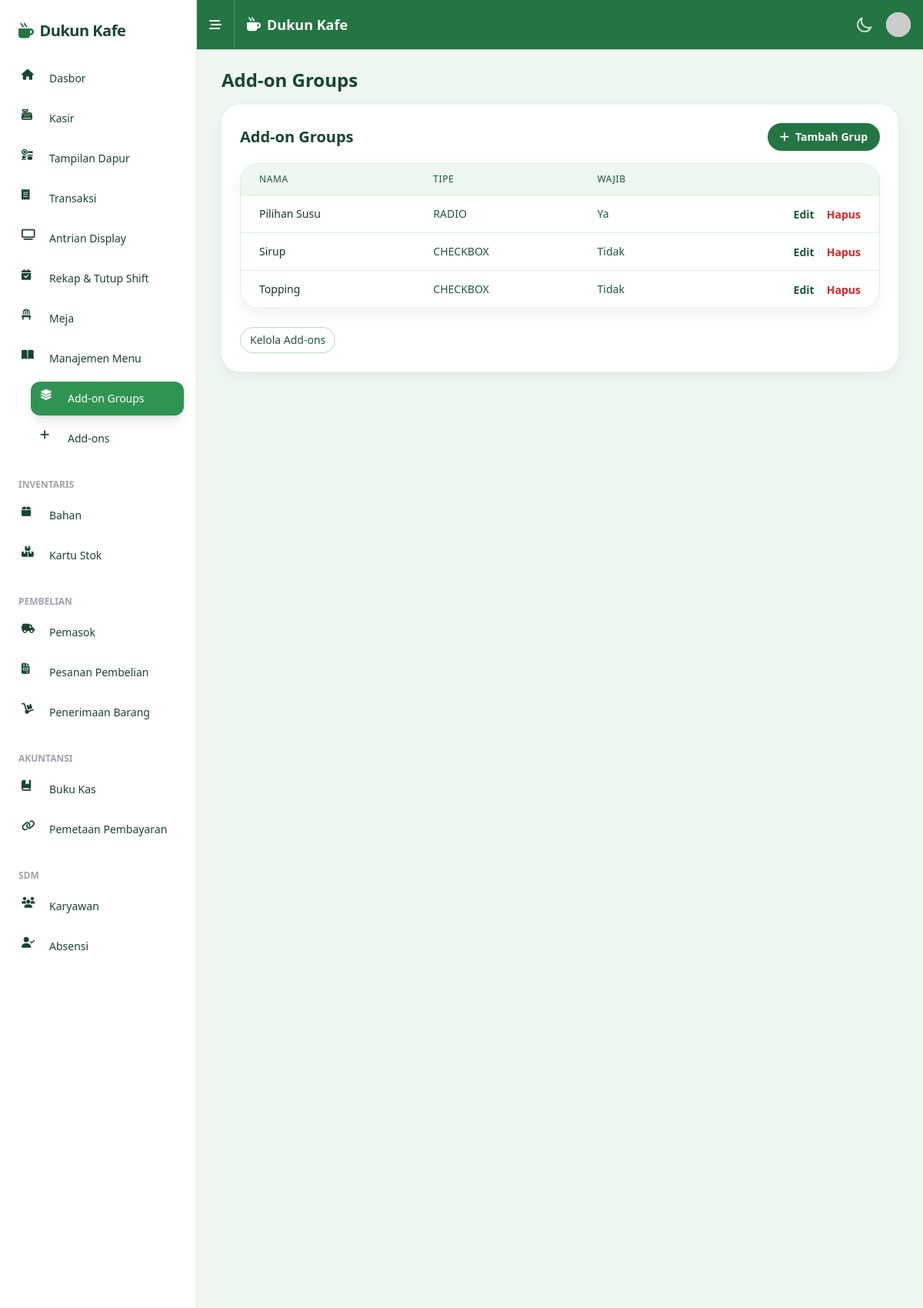
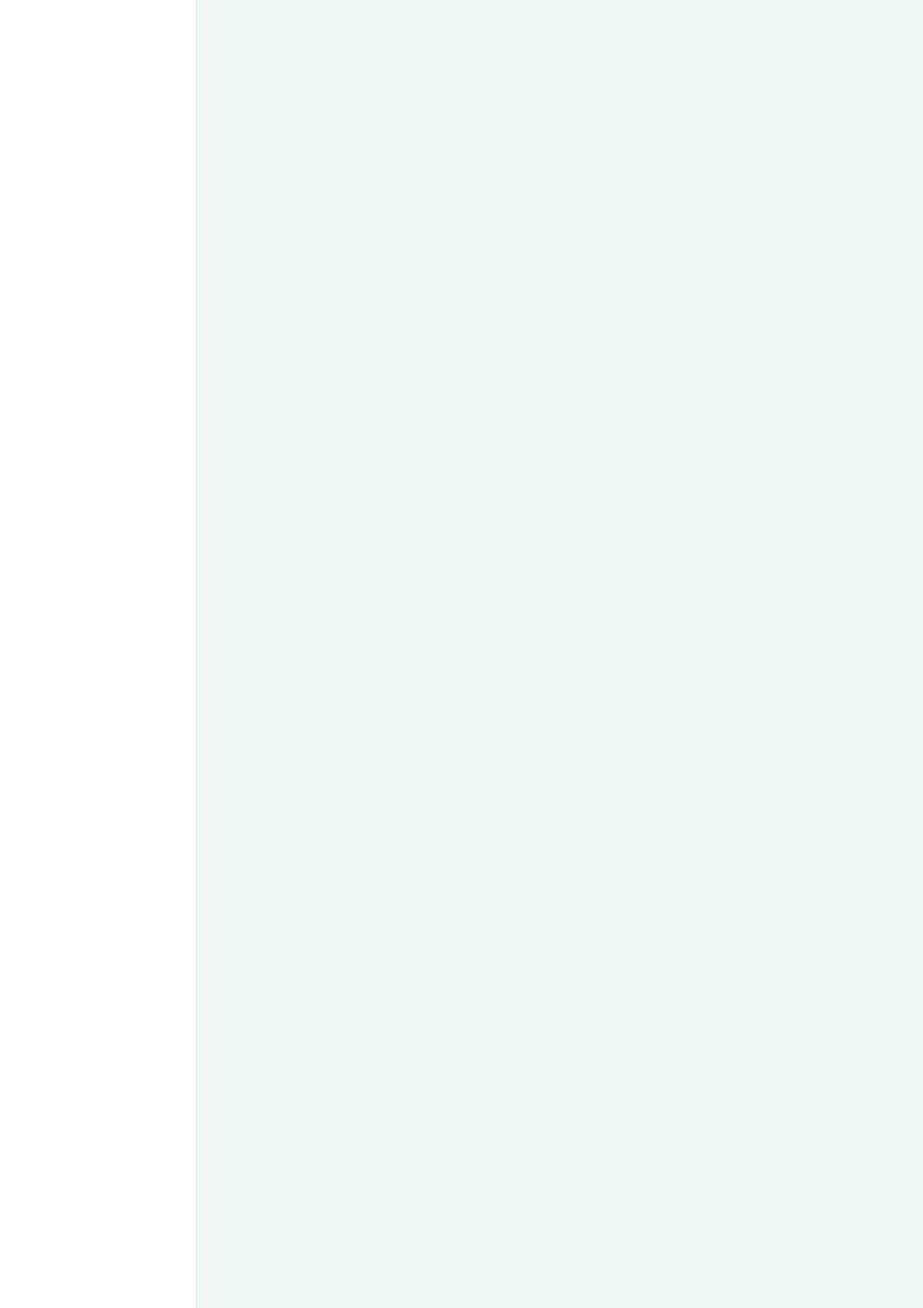
/public/index.php?page=addon_groups (signed in, upper part), run on the app's committed database (2 pictures, top to bottom).
### tables this page shows
CREATE TABLE `addon_groups` (
  `id` int(11) NOT NULL AUTO_INCREMENT,
  `name` varchar(100) NOT NULL,
  `type` enum('radio','checkbox') NOT NULL DEFAULT 'checkbox',
  `required` tinyint(1) NOT NULL DEFAULT 0,
  PRIMARY KEY (`id`)
);

### templates/pages/addon_groups.php (called while the page is built, shortened)
<?php
$pdo = get_pdo($config);
$action = $_GET['action'] ?? 'list';
switch ($action) {
    default:
        try {
            $groups = $pdo->query('SELECT * FROM addon_groups ORDER BY name')->fetchAll();
        } catch (Exception $e) {
            $groups = [];
        }
        break;
}
require __DIR__ . '/../layout.php';

### templates/pages/addon_groups.view.php (the view)
<div class="max-w-5xl mx-auto">
    <div class="flex items-center justify-between mb-4">
        <h2 class="text-xl font-extrabold text-brand-800">Add-on Groups</h2>
        <a href="<?= base_url('addon_groups?action=new') ?>" class="inline-flex items-center px-4 py-2 rounded-full bg-brand-600 text-white text-sm font-semibold hover:bg-brand-700"><i class="fa fa-plus mr-2"></i>Tambah Grup</a>
    </div>
    <div class="bg-white rounded-xxl shadow-card border border-brand-100 overflow-hidden">
        <table class="min-w-full divide-y divide-brand-100">
            <thead class="bg-brand-50">
                <tr>
                    <th class="px-6 py-3 text-left text-xs font-medium text-brand-700 uppercase tracking-wider">Nama</th>
                    <th class="px-6 py-3 text-left text-xs font-medium text-brand-700 uppercase tracking-wider">Tipe</th>
                    <th class="px-6 py-3 text-left text-xs font-medium text-brand-700 uppercase tracking-wider">Wajib</th>
                    <th class="px-6 py-3"></th>
                </tr>
            </thead>
            <tbody class="bg-white divide-y divide-brand-100">
                <?php if (empty($groups)): ?>
                    <tr><td colspan="4" class="px-6 py-4 text-sm text-brand-700">Belum ada grup.</td></tr>
                <?php else: foreach ($groups as $g): ?>
                    <tr>
                        <td class="px-6 py-3 text-sm font-medium text-brand-900"><?= htmlspecialchars($g['name']) ?></td>
                        <td class="px-6 py-3 text-sm text-brand-700"><?= htmlspecialchars(strtoupper($g['type'])) ?></td>
                        <td class="px-6 py-3 text-sm text-brand-700"><?= !empty($g['required']) ? 'Ya' : 'Tidak' ?></td>
                        <td class="px-6 py-3 text-right">
                            <a href="<?= base_url('addon_groups?action=edit&id=' . $g['id']) ?>" class="text-brand-700 hover:text-brand-900 text-sm font-semibold mr-3">Edit</a>
                            <a href="<?= base_url('addon_groups?action=delete&id=' . $g['id']) ?>" class="text-red-600 hover:text-red-700 text-sm font-semibold" onclick="return confirm('Hapus grup ini?')">Hapus</a>
                        </td>
                    </tr>
                <?php endforeach; endif; ?>
            </tbody>
        </table>
    </div>
    <div class="mt-6">
        <a href="<?= base_url('addons') ?>" class="inline-flex items-center px-3 py-1.5 rounded-full border border-brand-200 text-brand-700 hover:bg-brand-50 text-sm">Kelola Add-ons</a>
    </div>
</div>

### templates/layout.php (style rules this page uses)
html, body { color: #0f172a; text-rendering: optimizeLegibility; -webkit-font-smoothing: antialiased; }
h1, h2, h3, h4 { color: #123a26; }
table thead th { background-color: #eef7f0; color: #1c5b37; font-weight: 600; }
table tbody tr + tr { border-top: 1px solid #d9efe0; }

### data on the page
addon_groups: name "Pilihan Susu", type "RADIO", required "Ya"
addon_groups: name "Sirup", type "CHECKBOX", required "Tidak"
addon_groups: name "Topping", type "CHECKBOX", required "Tidak"

### other printed values
$settings_sidebar['cafe_name'] "Dukun Kafe"
$settings_topbar['cafe_name'] "Dukun Kafe"
$title "Add-on Groups"
